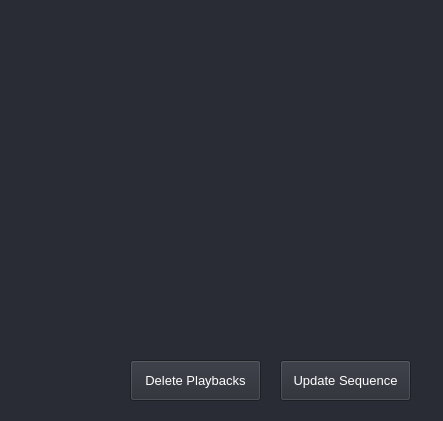
<?xml version="1.0" encoding="UTF-8"?>
<ui version="4.0">
 <class>Form</class>
 <widget class="QWidget" name="Form">
  <property name="geometry">
   <rect>
    <x>0</x>
    <y>0</y>
    <width>443</width>
    <height>421</height>
   </rect>
  </property>
  <property name="windowTitle">
   <string>Form</string>
  </property>
  <property name="styleSheet">
   <string notr="true">QWidget{background-color:#292C34}</string>
  </property>
  <widget class="QPushButton" name="delete_button">
   <property name="geometry">
    <rect>
     <x>130</x>
     <y>360</y>
     <width>131</width>
     <height>41</height>
    </rect>
   </property>
   <property name="font">
    <font>
     <pointsize>10</pointsize>
    </font>
   </property>
   <property name="styleSheet">
    <string notr="true">QPushButton{color:white;}</string>
   </property>
   <property name="text">
    <string>Delete Playbacks</string>
   </property>
  </widget>
  <widget class="QPushButton" name="update_button">
   <property name="geometry">
    <rect>
     <x>280</x>
     <y>360</y>
     <width>131</width>
     <height>41</height>
    </rect>
   </property>
   <property name="font">
    <font>
     <pointsize>10</pointsize>
    </font>
   </property>
   <property name="styleSheet">
    <string notr="true">QPushButton{color:white;}</string>
   </property>
   <property name="text">
    <string>Update Sequence</string>
   </property>
  </widget>
  <widget class="QWidget" name="gridLayoutWidget">
   <property name="geometry">
    <rect>
     <x>20</x>
     <y>20</y>
     <width>411</width>
     <height>311</height>
    </rect>
   </property>
   <layout class="QGridLayout" name="layout"/>
  </widget>
 </widget>
 <resources/>
 <connections/>
</ui>
